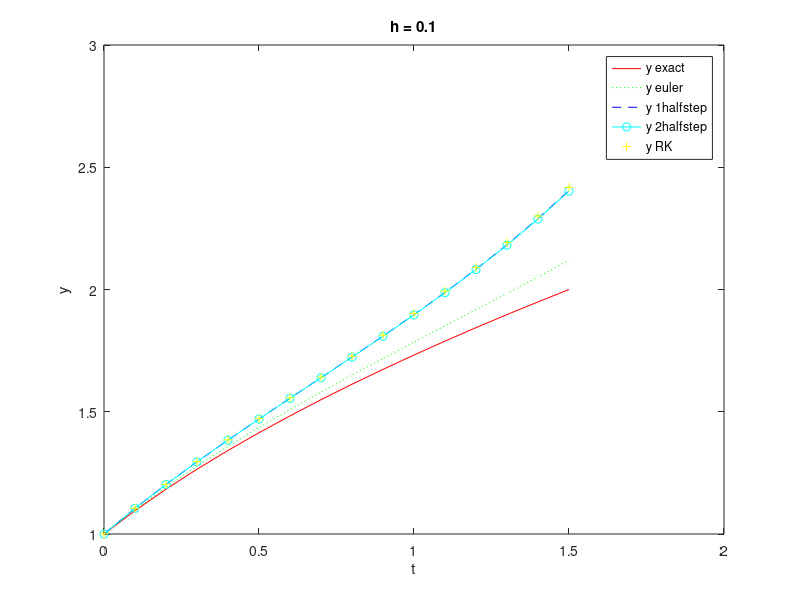
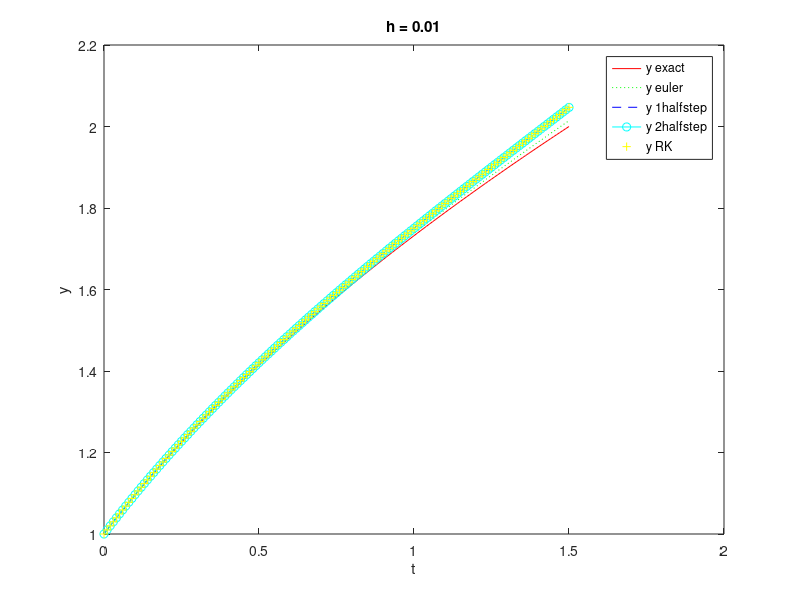
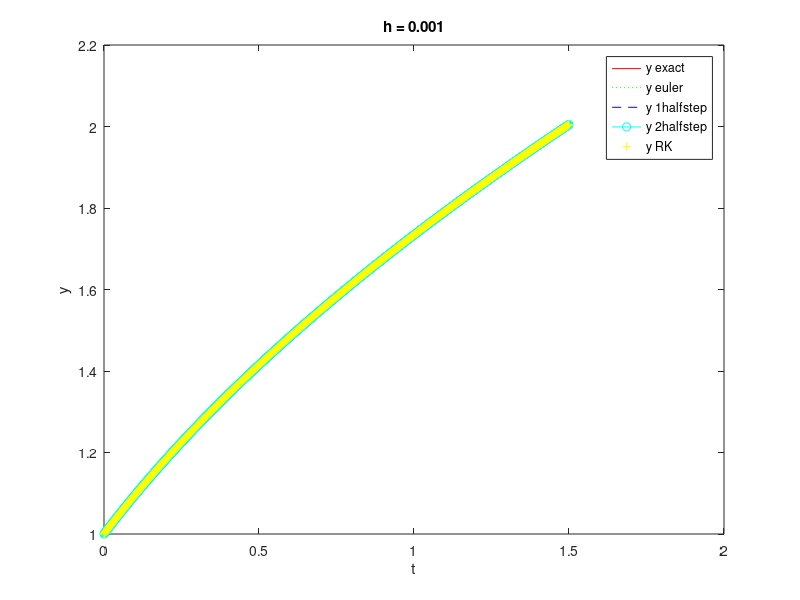

The MATLAB source for these figures, in order:
%E30
h = [0.1 1e-2 1e-3]
N = 1.5./h

for it=1:length(h)
  disp(["h = ",num2str(h(it))]);
  ym = zeros(N(it)+1, 5); #y(:,1)=exact, y(:,2)=euler, y(:,3)=first half, y(:,4)=second half, y(:,5)=runge kutta 
  ym(1,:) = 1;
  t = linspace(0, 1.5, N(it)+1);
  #exact:
  for i=1:length(t)
    ym(i,1) = sqrt(2*t(i)+1);
  endfor
  for i=1:N(it)
    #euler:
    ym(i+1,2) = ym(i,2)+h(it)*(ym(i,2)-(2*t(i)/ym(i,2)));
    
    #1st half step:
    yk = ym(i,3)+0.5*h(it)*(ym(i,3)-(2*t(i)/ym(i,3)));
    fyk = yk-(2*t(i)/yk);
    ym(i+1,3) = ym(i,3)+h(it)*fyk;
    
    #2nd half step:
    fy = ym(i,4)-(2*t(i)/ym(i,4));
    yk = ym(i,4)+h(it)*fy;
    fyk = yk-(2*t(i)/yk);
    ym(i+1,4) = ym(i,4)+0.5*h(it)*(fy+fyk);
    
    #runge kutta:
    f1 = ym(i,5)-(2*t(i)/ym(i,5));
    y2 = ym(i,5) + 0.5*h(it)*f1;
    f2 = y2 - (2*t(i)/y2);
    y3 = ym(i,5) + 0.5*h(it)*f2;
    f3 = y3 - (2*t(i)/y3);
    y4 = ym(i,5) + h(it)*f3;
    f4 = y4 - (2*t(i)/y4);
    ym(i+1,5) = ym(i,5) + h(it)*(f1 + (2*f2) + (2*f3) + f4)/6;
    
  endfor

  plot(t,ym(:,1),"r", t,ym(:,2),"g:", t,ym(:,3),"b--", t,ym(:,4),"c-o", t,ym(:,5),"y++");
  title(["h = ",num2str(h(it))]); xlabel('t'); ylabel('y'); legend({'y exact','y euler','y 1halfstep', 'y 2halfstep', 'y RK'},'Location','northeast');
  figure()
    
endfor